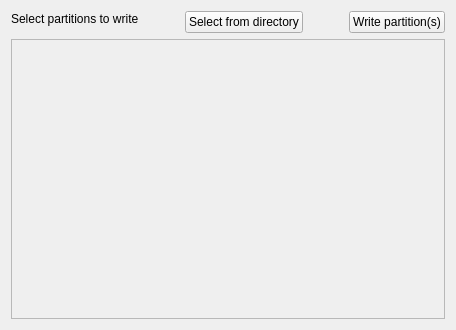
        <widget class="QWidget" name="writetab">
         <attribute name="title">
          <string>Write partition(s)</string>
         </attribute>
         <layout class="QGridLayout" name="gridLayout_6">
          <item row="0" column="0">
           <layout class="QVBoxLayout" name="verticalLayout_9">
            <item>
             <layout class="QHBoxLayout" name="horizontalLayout_8">
              <item>
               <widget class="QLabel" name="writetitle">
                <property name="sizePolicy">
                 <sizepolicy hsizetype="Preferred" vsizetype="Fixed">
                  <horstretch>0</horstretch>
                  <verstretch>0</verstretch>
                 </sizepolicy>
                </property>
                <property name="minimumSize">
                 <size>
                  <width>0</width>
                  <height>20</height>
                 </size>
                </property>
                <property name="text">
                 <string>Select partitions to write</string>
                </property>
                <property name="alignment">
                 <set>Qt::AlignmentFlag::AlignLeading|Qt::AlignmentFlag::AlignLeft|Qt::AlignmentFlag::AlignTop</set>
                </property>
               </widget>
              </item>
              <item>
               <spacer name="horizontalSpacer_10">
                <property name="orientation">
                 <enum>Qt::Orientation::Horizontal</enum>
                </property>
                <property name="sizeHint" stdset="0">
                 <size>
                  <width>40</width>
                  <height>20</height>
                 </size>
                </property>
               </spacer>
              </item>
              <item>
               <widget class="QPushButton" name="writeselectfromdir">
                <property name="text">
                 <string>Select from directory</string>
                </property>
               </widget>
              </item>
              <item>
               <spacer name="horizontalSpacer_11">
                <property name="orientation">
                 <enum>Qt::Orientation::Horizontal</enum>
                </property>
                <property name="sizeHint" stdset="0">
                 <size>
                  <width>40</width>
                  <height>20</height>
                 </size>
                </property>
               </spacer>
              </item>
              <item>
               <widget class="QPushButton" name="writepartbtn">
                <property name="text">
                 <string>Write partition(s)</string>
                </property>
               </widget>
              </item>
             </layout>
            </item>
            <item>
             <widget class="QScrollArea" name="writepartitionList">
              <property name="sizePolicy">
               <sizepolicy hsizetype="MinimumExpanding" vsizetype="Expanding">
                <horstretch>0</horstretch>
                <verstretch>0</verstretch>
               </sizepolicy>
              </property>
              <property name="minimumSize">
               <size>
                <width>0</width>
                <height>280</height>
               </size>
              </property>
              <property name="verticalScrollBarPolicy">
               <enum>Qt::ScrollBarPolicy::ScrollBarAsNeeded</enum>
              </property>
              <property name="horizontalScrollBarPolicy">
               <enum>Qt::ScrollBarPolicy::ScrollBarAsNeeded</enum>
              </property>
              <property name="sizeAdjustPolicy">
               <enum>QAbstractScrollArea::SizeAdjustPolicy::AdjustToContentsOnFirstShow</enum>
              </property>
              <property name="widgetResizable">
               <bool>true</bool>
              </property>
              <widget class="QWidget" name="scrollAreaWidgetContents_2">
               <property name="geometry">
                <rect>
                 <x>0</x>
                 <y>0</y>
                 <width>700</width>
                 <height>304</height>
                </rect>
               </property>
              </widget>
             </widget>
            </item>
           </layout>
          </item>
         </layout>
        </widget>
